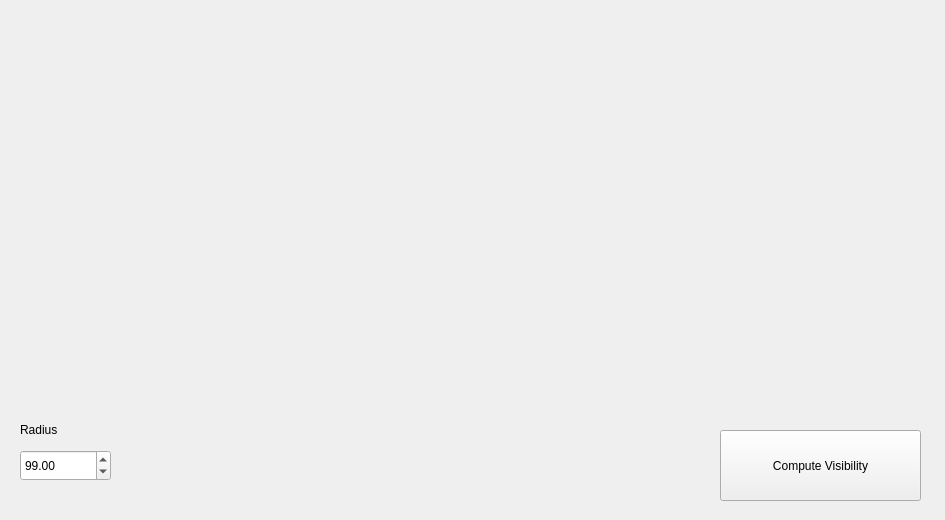
<?xml version="1.0" encoding="UTF-8"?>
<ui version="4.0">
 <class>PCLViewer</class>
 <widget class="QMainWindow" name="PCLViewer">
  <property name="geometry">
   <rect>
    <x>0</x>
    <y>0</y>
    <width>945</width>
    <height>520</height>
   </rect>
  </property>
  <property name="minimumSize">
   <size>
    <width>0</width>
    <height>0</height>
   </size>
  </property>
  <property name="maximumSize">
   <size>
    <width>5000</width>
    <height>5000</height>
   </size>
  </property>
  <property name="windowTitle">
   <string>PCLViewer</string>
  </property>
  <property name="windowOpacity">
   <double>2.000000000000000</double>
  </property>
  <widget class="QWidget" name="centralwidget">
   <widget class="QVTKWidget" name="OriginalViewer">
    <property name="geometry">
     <rect>
      <x>20</x>
      <y>10</y>
      <width>451</width>
      <height>391</height>
     </rect>
    </property>
   </widget>
   <widget class="QVTKWidget" name="visibilityViewer">
    <property name="geometry">
     <rect>
      <x>490</x>
      <y>10</y>
      <width>441</width>
      <height>391</height>
     </rect>
    </property>
   </widget>
   <widget class="QPushButton" name="computeButton">
    <property name="geometry">
     <rect>
      <x>720</x>
      <y>430</y>
      <width>201</width>
      <height>71</height>
     </rect>
    </property>
    <property name="text">
     <string>Compute Visibility</string>
    </property>
   </widget>
   <widget class="QLabel" name="label">
    <property name="geometry">
     <rect>
      <x>20</x>
      <y>420</y>
      <width>62</width>
      <height>20</height>
     </rect>
    </property>
    <property name="text">
     <string>Radius</string>
    </property>
   </widget>
   <widget class="QDoubleSpinBox" name="Radius">
    <property name="geometry">
     <rect>
      <x>20</x>
      <y>450</y>
      <width>91</width>
      <height>31</height>
     </rect>
    </property>
    <property name="decimals">
     <number>2</number>
    </property>
    <property name="minimum">
     <double>0.000000000000000</double>
    </property>
    <property name="maximum">
     <double>1000000000.000000000000000</double>
    </property>
    <property name="singleStep">
     <double>10.000000000000000</double>
    </property>
    <property name="value">
     <double>99.000000000000000</double>
    </property>
   </widget>
  </widget>
 </widget>
 <customwidgets>
  <customwidget>
   <class>QVTKWidget</class>
   <extends>QWidget</extends>
   <header>QVTKWidget.h</header>
  </customwidget>
 </customwidgets>
 <resources/>
 <connections/>
</ui>
